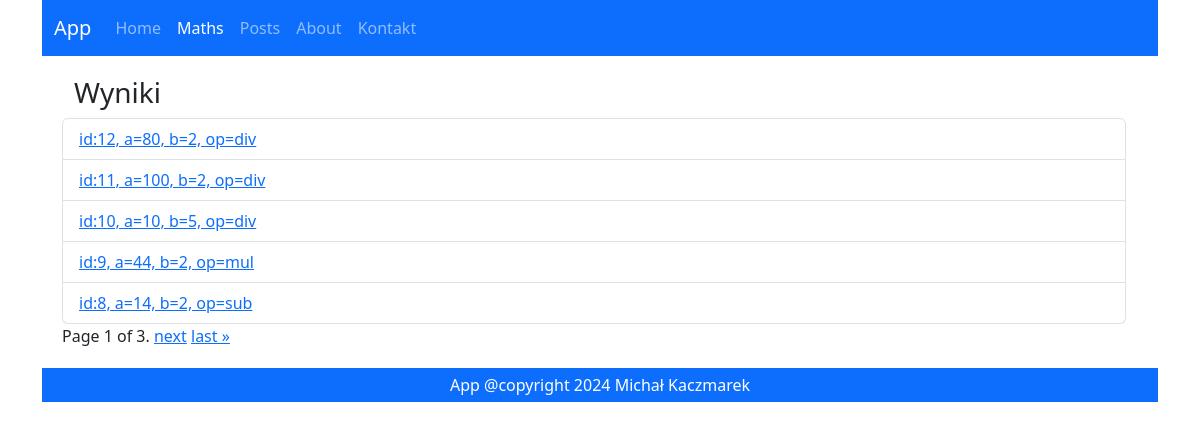
The page /maths/histories/ on the database as committed earlier.
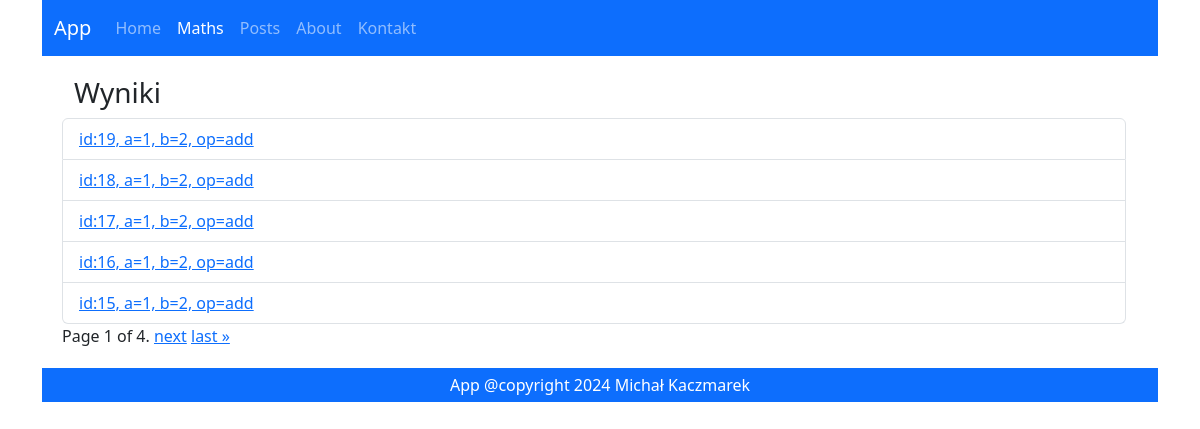
The same page on the database as committed later.
### maths/models.py (models this page shows)
class Math(models.Model):
    operation = models.CharField(max_length=5, choices=OPERATION_CHOICES)
    a = models.IntegerField()
    b = models.IntegerField()
    created = models.DateTimeField(auto_now_add=True)
    result = models.ForeignKey(
      'maths.Result',
        on_delete=models.CASCADE,
        null=True,
        blank=True
    )
    def __str__(self):
        return f"id:{self.id}, a={self.a}, b={self.b}, op={self.operation}"
    class Meta:
       ordering = ["-id"]

### maths/views.py (the view)
# urls.py: path('histories/', maths_list, name="list"),
def maths_list(request):
   maths = Math.objects.all()
   paginator = Paginator(maths, 5)
   page_number = request.GET.get('page')
   maths = paginator.get_page(page_number)
   return render(
       request=request,
       template_name="maths/list.html",
       context={"maths": maths}
   )

### maths/templates/maths/list.html (shortened to what this page needs)
{% extends 'main.html' %}
{% block content %}
  <h3>Wyniki</h3>
  <ul class="list-group">
    {% for m in maths %}
      <li class="list-group-item">
        <a href="{% url 'maths:details' m.id %}">{{ m }}</a>
      </li>
    {% endfor %}
  </ul>
  <div class="pagination">
    <span class="step-links">
      <span class="current">Page {{ maths.number }} of {{ maths.paginator.num_pages }}.</span>
      {% if maths.has_next %}
        <a href="?page={{ maths.next_page_number }}">next</a>
        <a href="?page={{ maths.paginator.num_pages }}">last »</a>
      {% endif %}
    </span>
  </div>
{% endblock %}

Rows that differ between the two databases and show on the page:
no longer on this page (row unchanged): Math: id+a+b "id:12, a=80, b=2, op=div"
no longer on this page (row unchanged): Math: id+a+b "id:11, a=100, b=2, op=div"
no longer on this page (row unchanged): Math: id+a+b "id:10, a=10, b=5, op=div"
no longer on this page (row unchanged): Math: id+a+b "id:9, a=44, b=2, op=mul"
no longer on this page (row unchanged): Math: id+a+b "id:8, a=14, b=2, op=sub"
added Math: id+a+b "id:19, a=1, b=2, op=add"
added Math: id+a+b "id:18, a=1, b=2, op=add"
added Math: id+a+b "id:17, a=1, b=2, op=add"
added Math: id+a+b "id:16, a=1, b=2, op=add"
added Math: id+a+b "id:15, a=1, b=2, op=add"
Other text that changed with them:
{{ maths.paginator.num_pages }}: "3" → "4"
